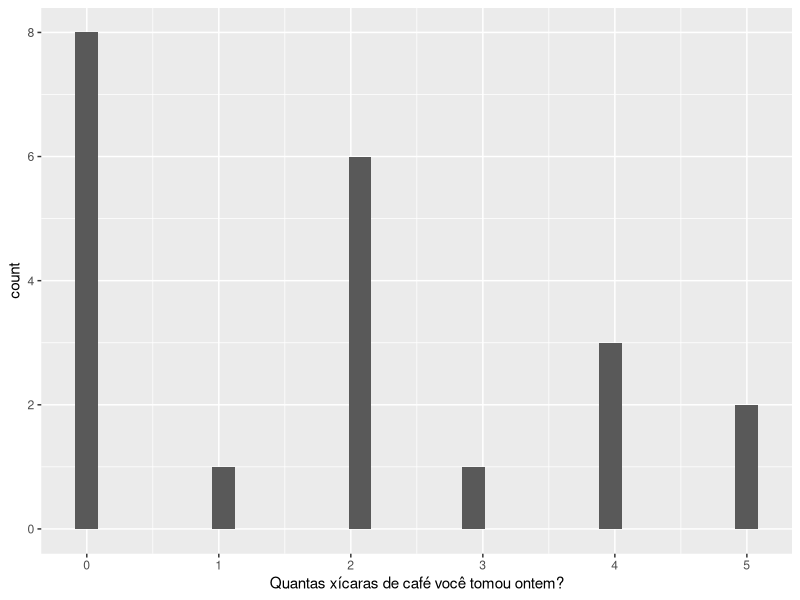
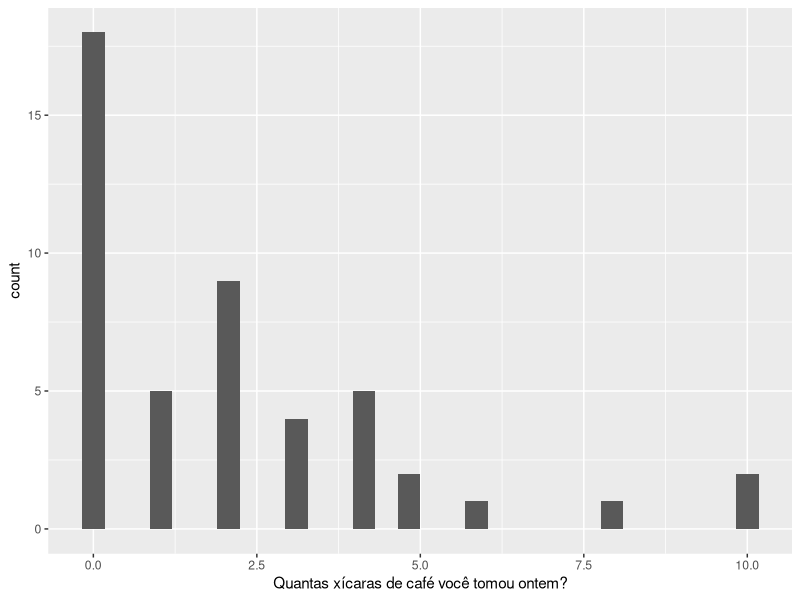

The R source for these figures, in order:
## ---- chunk 1

library(tidyverse)
library(ggbeeswarm)
library(broom)
library(boot)

pos = read_csv("data/amostra-alunos-comfpcc.csv")
grad = read_csv("data/amostra-alunos.csv")

## ---- chunk 2

View(pos)

grad %>% 
ggplot(aes(x=`Quantas xícaras de café você tomou ontem?`))+
geom_histogram()

pos %>% 
ggplot(aes(x=`Quantas xícaras de café você tomou ontem?`))+
geom_histogram()



## ---- chunk 3

theta = function(d,i){
    
    d %>% 
    slice(i) %>% 
    summarise(media = mean(`Quantas xícaras de café você tomou ontem?`)) %>% 
    pull(media)
    
}


